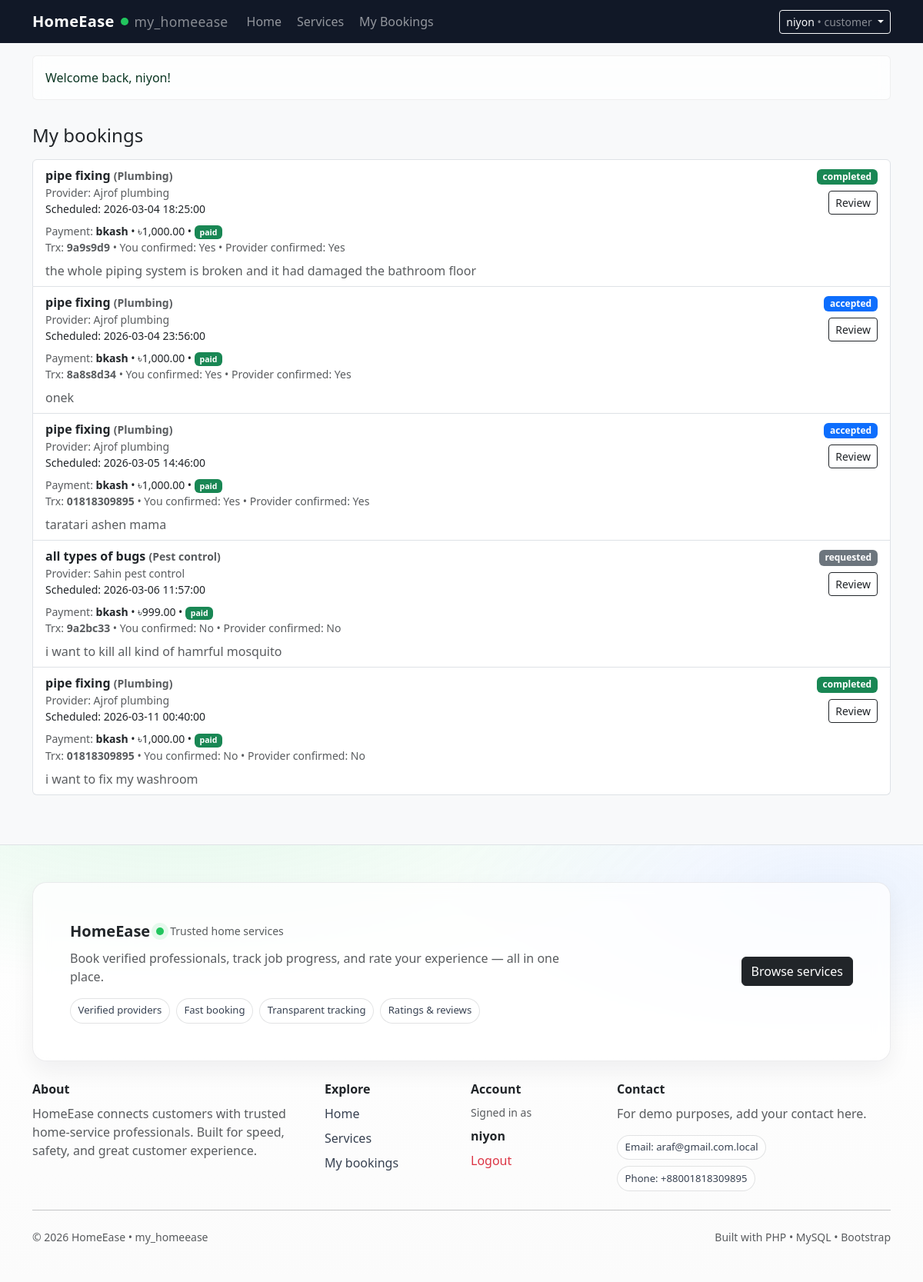
The page /customer/bookings.php (signed in) on the database its author committed.
### tables this page shows
CREATE TABLE `bookings` (
  `id` int(11) NOT NULL AUTO_INCREMENT,
  `customer_id` int(11) NOT NULL,
  `provider_id` int(11) NOT NULL,
  `service_id` int(11) NOT NULL,
  `scheduled_at` datetime NOT NULL,
  `customer_address` varchar(255) DEFAULT NULL,
  `notes` text DEFAULT NULL,
  `status` enum('requested','accepted','declined','in_progress','completed','cancelled') NOT NULL DEFAULT 'requested',
  `created_at` timestamp NOT NULL DEFAULT current_timestamp(),
  PRIMARY KEY (`id`),
  KEY `idx_bookings_customer` (`customer_id`),
  KEY `idx_bookings_provider` (`provider_id`),
  KEY `idx_bookings_status` (`status`),
  KEY `fk_bookings_service` (`service_id`),
  CONSTRAINT `fk_bookings_customer` FOREIGN KEY (`customer_id`) REFERENCES `users` (`id`) ON DELETE CASCADE,
  CONSTRAINT `fk_bookings_provider` FOREIGN KEY (`provider_id`) REFERENCES `users` (`id`) ON DELETE CASCADE,
  CONSTRAINT `fk_bookings_service` FOREIGN KEY (`service_id`) REFERENCES `services` (`id`) ON DELETE CASCADE
);

CREATE TABLE `services` (
  `id` int(11) NOT NULL AUTO_INCREMENT,
  `provider_id` int(11) NOT NULL,
  `category` varchar(80) NOT NULL,
  `title` varchar(160) NOT NULL,
  `description` text DEFAULT NULL,
  `base_price` decimal(10,2) NOT NULL DEFAULT 0.00,
  `is_active` tinyint(1) NOT NULL DEFAULT 1,
  `created_at` timestamp NOT NULL DEFAULT current_timestamp(),
  PRIMARY KEY (`id`),
  KEY `idx_services_provider` (`provider_id`),
  KEY `idx_services_category` (`category`),
  CONSTRAINT `fk_services_provider` FOREIGN KEY (`provider_id`) REFERENCES `users` (`id`) ON DELETE CASCADE
);

CREATE TABLE `provider_profiles` (
  `user_id` int(11) NOT NULL,
  `business_name` varchar(160) NOT NULL,
  `bio` text DEFAULT NULL,
  `address` varchar(255) DEFAULT NULL,
  `city` varchar(80) DEFAULT NULL,
  `is_verified` tinyint(1) NOT NULL DEFAULT 0,
  `cover_photo` varchar(255) DEFAULT NULL,
  `created_at` timestamp NOT NULL DEFAULT current_timestamp(),
  `bkash_number` varchar(30) DEFAULT NULL,
  `nagad_number` varchar(30) DEFAULT NULL,
  `nid_file` varchar(255) DEFAULT NULL,
  `trade_license_file` varchar(255) DEFAULT NULL,
  `verification_status` enum('not_submitted','pending','approved','rejected') NOT NULL DEFAULT 'not_submitted',
  `verification_note` varchar(255) DEFAULT NULL,
  PRIMARY KEY (`user_id`),
  CONSTRAINT `fk_provider_user` FOREIGN KEY (`user_id`) REFERENCES `users` (`id`) ON DELETE CASCADE
);

CREATE TABLE `payments` (
  `id` int(11) NOT NULL AUTO_INCREMENT,
  `booking_id` int(11) NOT NULL,
  `method` enum('cash','bkash','nagad') NOT NULL DEFAULT 'cash',
  `amount` decimal(10,2) NOT NULL DEFAULT 0.00,
  `trx_id` varchar(120) DEFAULT NULL,
  `status` enum('unpaid','pending','paid','failed','refunded') NOT NULL DEFAULT 'unpaid',
  `created_at` timestamp NOT NULL DEFAULT current_timestamp(),
  `updated_at` timestamp NOT NULL DEFAULT current_timestamp() ON UPDATE current_timestamp(),
  `customer_confirmed` tinyint(1) NOT NULL DEFAULT 0,
  `provider_confirmed` tinyint(1) NOT NULL DEFAULT 0,
  PRIMARY KEY (`id`),
  UNIQUE KEY `booking_id` (`booking_id`),
  CONSTRAINT `fk_payments_booking` FOREIGN KEY (`booking_id`) REFERENCES `bookings` (`id`) ON DELETE CASCADE
);

### app/helpers.php (called while the page is built, shortened)
<?php
function e(string $s): string {
  return htmlspecialchars($s, ENT_QUOTES, 'UTF-8');
}
function base_url(string $path = ''): string {
  $config = require __DIR__ . '/config.php';
  $base = rtrim($config['app']['base_url'], '/');
  $path = ltrim($path, '/');
  return $base . ($path ? '/' . $path : '');
}

### app/config.php (called while the page is built, shortened)
<?php
$environment = 'production';
if ($environment === 'production') {
  return [
    'db' => [
      'host'    => 'sql207.infinityfreeapp.com',
      'name'    => 'if0_41296449_my_homeease',
      'user'    => 'if0_41296449',
      'pass'    => 'araf1164araf',
      'charset' => 'utf8mb4',
    ],
    'app' => [
      'base_url' => '/public',
    ],
  ];
}

### public/customer/bookings.php (the view, shortened to what this page needs)
<?php
require_once __DIR__ . '/../../app/db.php';
require_once __DIR__ . '/../../app/helpers.php';
require __DIR__ . '/../../app/views/header.php';
$stmt = $pdo->prepare("
SELECT b.*, s.title AS service_title, s.category, pp.business_name,
       pay.method AS pay_method, pay.status AS pay_status, pay.amount AS pay_amount,
       pay.customer_confirmed, pay.provider_confirmed, pay.trx_id
FROM bookings b
JOIN services s ON s.id=b.service_id
JOIN provider_profiles pp ON pp.user_id=b.provider_id
LEFT JOIN payments pay ON pay.booking_id=b.id
WHERE b.customer_id=?
ORDER BY b.created_at DESC
LIMIT 200
");
$stmt->execute([(int)$u['id']]);
$bookings = $stmt->fetchAll();
?>
<h1 class="h4 mb-3">My bookings</h1>
<div class="list-group">
  <?php foreach ($bookings as $b): ?>
    <div class="list-group-item">
      <div class="d-flex justify-content-between">
        <div>
          <div class="fw-semibold">
            <?= e($b['service_title']) ?>
            <span class="text-muted small">(<?= e($b['category']) ?>)</span>
          </div>
          <div class="text-muted small">Provider: <?= e($b['business_name']) ?></div>
          <div class="small">Scheduled: <?= e($b['scheduled_at']) ?></div>
          <div class="small mt-2">
            <span class="text-muted">Payment:</span>
            <span class="fw-semibold"><?= e($b['pay_method'] ?? '—') ?></span>
            • ৳<?= e(number_format((float)($b['pay_amount'] ?? 0),2)) ?>
            • <span class="badge text-bg-<?=
              ($b['pay_status']==='paid')?'success':
              (($b['pay_status']==='pending')?'warning':
              (($b['pay_status']==='unpaid')?'secondary':'danger'))
            ?>"><?= e($b['pay_status'] ?? '—') ?></span>
          </div>
          <?php if ($b['pay_method'] === 'bkash' || $b['pay_method'] === 'nagad'): ?>
            <div class="small text-muted">
              Trx: <b><?= e($b['trx_id'] ?? '—') ?></b> • You confirmed: <?= ((int)$b['customer_confirmed']===1?'Yes':'No') ?> • Provider confirmed: <?= ((int)$b['provider_confirmed']===1?'Yes':'No') ?>
            </div>
          <?php endif; ?>
        </div>
        <div class="text-end">
          <span class="badge text-bg-<?=
            $b['status']==='completed'?'success':
            ($b['status']==='accepted'?'primary':
            ($b['status']==='declined'?'danger':
            ($b['status']==='in_progress'?'warning':'secondary')))
          ?>"><?= e($b['status']) ?></span>
          <div class="mt-2">
            <a class="btn btn-sm btn-outline-dark" href="<?= e(base_url('customer/review.php?booking_id='.(int)$b['id'])) ?>">Review</a>
          </div>
        </div>
      </div>
      <?php if ($b['notes']): ?><div class="text-muted mt-2"><?= e($b['notes']) ?></div><?php endif; ?>
    </div>
  <?php endforeach; ?>
</div>
<?php require __DIR__ . '/../../app/views/footer.php'; ?>

### app/views/header.php (style rules this page uses)
:root { --brand: #111827; }

### rows shown on the page
bookings: service.title "pipe fixing", service.category "Plumbing", provider_profiles.business_name "Ajrof plumbing", scheduled_at "2026-03-04 18:25:00", payments.method "bkash", payments.amount "1,000.00", payments.status "paid", payments.trx_id "9a9s9d9", shows "Yes", status "completed", notes "the whole piping system is broken and it had damaged the bathroom floor"
bookings: service.title "pipe fixing", service.category "Plumbing", provider_profiles.business_name "Ajrof plumbing", scheduled_at "2026-03-04 23:56:00", payments.method "bkash", payments.amount "1,000.00", payments.status "paid", payments.trx_id "8a8s8d34", shows "Yes", status "accepted", notes "onek"
bookings: service.title "pipe fixing", service.category "Plumbing", provider_profiles.business_name "Ajrof plumbing", scheduled_at "2026-03-05 14:46:00", payments.method "bkash", payments.amount "1,000.00", payments.status "paid", payments.trx_id "01818309895", shows "Yes", status "accepted", notes "taratari ashen mama"
bookings: service.title "all types of bugs", service.category "Pest control", provider_profiles.business_name "Sahin pest control", scheduled_at "2026-03-06 11:57:00", payments.method "bkash", payments.amount "999.00", payments.status "paid", payments.trx_id "9a2bc33", shows "No", status "requested", notes "i want to kill all kind of hamrful mosquito"
bookings: service.title "pipe fixing", service.category "Plumbing", provider_profiles.business_name "Ajrof plumbing", scheduled_at "2026-03-11 00:40:00", payments.method "bkash", payments.amount "1,000.00", payments.status "paid", payments.trx_id "01818309895", shows "No", status "completed", notes "i want to fix my washroom"

### other values the page prints
$u['name'] "niyon"
$u['role'] "customer"
$flash['msg'] "Welcome back, niyon!"
current_user()['name'] "niyon"
